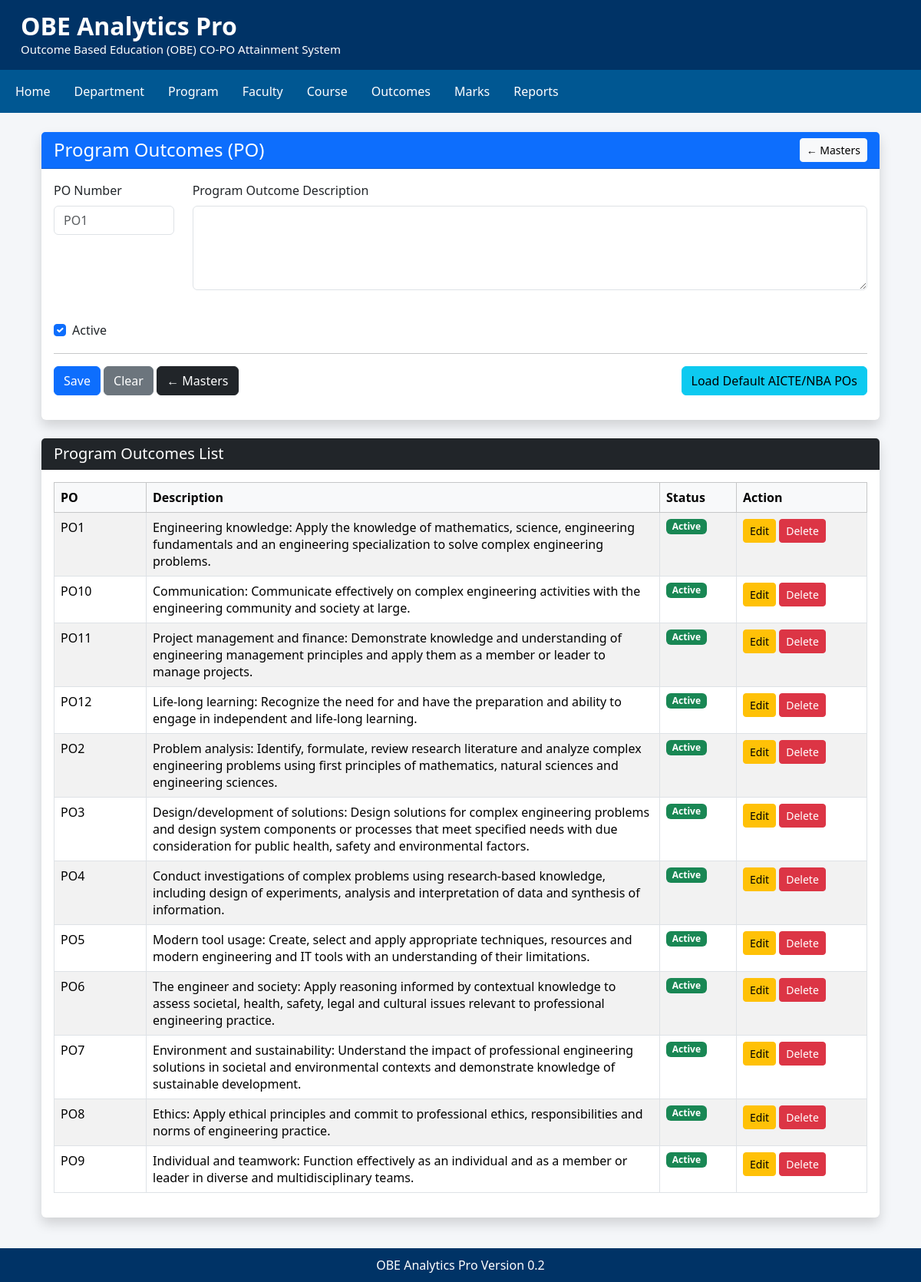
The app's page /po with its own data.
### tables this page shows
CREATE TABLE ProgramOutcome (
            id INTEGER PRIMARY KEY AUTOINCREMENT,
            po_code TEXT NOT NULL,
            po_description TEXT NOT NULL,
            department_id INTEGER NOT NULL,
            is_active INTEGER DEFAULT 1,
            created_on TIMESTAMP DEFAULT CURRENT_TIMESTAMP,
            updated_on TIMESTAMP,
            FOREIGN KEY(department_id) REFERENCES Department(id)
        );

### modules/po.py (the view)
@router.get("/po")
def po(request: Request):
    pos = get_all_pos()
    departments = get_all_departments()
    return templates.TemplateResponse(
        request=request,
        name="po.html",
        context={
            "title": "Program Outcomes",
            "pos": pos,
            "departments": departments,
            "po": None
        }
    )

### templates/po.html
{% extends "base.html" %}
{% block content %}
<div class="container mt-4">
    <div class="card shadow">
        <div class="card-header bg-primary text-white d-flex justify-content-between align-items-center">
            <h4 class="mb-0">
                Program Outcomes (PO)
            </h4>
            <a href="/masters" class="btn btn-light btn-sm">
                ← Masters
            </a>
        </div>
        <div class="card-body">
            {% if po %}
            <form method="post" action="/po/update/{{ po.id }}">
            {% else %}
            <form method="post" action="/po/save">
            {% endif %}
                <div class="row">
                    <div class="col-md-2 mb-3">
                        <label class="form-label">
                            PO Number
                        </label>
                        <input
                            type="text"
                            name="po_code"
                            class="form-control"
                            placeholder="PO1"
                            required
                            value="{{ po.po_code if po else '' }}">
                    </div>
                    <div class="col-md-10 mb-3">
                        <label class="form-label">
                            Program Outcome Description
                        </label>
                        <textarea
                            name="po_description"
                            class="form-control"
                            rows="4"
                            required>{{ po.po_description if po else '' }}</textarea>
                    </div>
                </div>
                <div class="row">
                    <div class="col-md-3">
                        <div class="form-check mt-4">
                            <input
                                class="form-check-input"
                                type="checkbox"
                                name="is_active"
                                value="1"
                                {% if not po or po.is_active %}checked{% endif %}>
                            <label class="form-check-label">
                                Active
                            </label>
                        </div>
                    </div>
                </div>
                <hr>
                {% if po %}
                <button
                    type="submit"
                    class="btn btn-success">
                    Update
                </button>
                {% else %}
                <button
                    type="submit"
                    class="btn btn-primary">
                    Save
                </button>
                {% endif %}
                <a
                    href="/po"
                    class="btn btn-secondary">
                    Clear
                </a>
                <a
                    href="/masters"
                    class="btn btn-dark">
                    ← Masters
                </a>
                <a
                    href="/po/load-default/1"
                    class="btn btn-info float-end">
                    Load Default AICTE/NBA POs
                </a>
            </form>
        </div>
    </div>
    <br>
    <div class="card shadow">
        <div class="card-header bg-dark text-white">
            <h5 class="mb-0">
                Program Outcomes List
            </h5>
        </div>
        <div class="card-body">
            <table class="table table-bordered table-hover table-striped">
                <thead class="table-light">
                    <tr>
                        <th width="120">PO</th>
                        <th>Description</th>
                        <th width="100">Status</th>
                        <th width="170">Action</th>
                    </tr>
                </thead>
                <tbody>
                {% for row in pos %}
                                    <tr>
                        <td>
                            {{ row.po_code }}
                        </td>
                        <td>
                            {{ row.po_description }}
                        </td>
                        <td>
                            {% if row.is_active %}
                                <span class="badge bg-success">
                                    Active
                                </span>
                            {% else %}
                                <span class="badge bg-danger">
                                    Inactive
                                </span>
                            {% endif %}
                        </td>
                        <td>
                            <a
                                href="/po/edit/{{ row.id }}"
                                class="btn btn-warning btn-sm">
                                Edit
                            </a>
                            <a
                                href="/po/delete/{{ row.id }}"
                                class="btn btn-danger btn-sm"
                                onclick="return confirm('Delete this Program Outcome?')">
                                Delete
                            </a>
                        </td>
                    </tr>
                {% endfor %}
                </tbody>
            </table>
        </div>
    </div>
</div>
{% endblock %}

### templates/base.html (shortened to what this page needs)
<html lang="en">
<head>
    <link href="https://cdn.jsdelivr.net/npm/bootstrap@5.3.7/dist/css/bootstrap.min.css" rel="stylesheet">
</head>
<body>
<div class="header">
    <div class="container-fluid">
        <h2>OBE Analytics Pro</h2>
        <p>Outcome Based Education (OBE) CO-PO Attainment System</p>
    </div>
</div>
<nav class="navbar navbar-expand-lg">
<div class="container-fluid">
<ul class="navbar-nav">
<li class="nav-item">
<a class="nav-link" href="/">Home</a>
</li>
<li class="nav-item">
<a class="nav-link" href="/department">Department</a>
</li>
<li class="nav-item">
<a class="nav-link" href="#">Program</a>
</li>
<li class="nav-item">
<a class="nav-link" href="#">Faculty</a>
</li>
<li class="nav-item">
<a class="nav-link" href="#">Course</a>
</li>
<li class="nav-item">
<a class="nav-link" href="#">Outcomes</a>
</li>
<li class="nav-item">
<a class="nav-link" href="#">Marks</a>
</li>
<li class="nav-item">
<a class="nav-link" href="#">Reports</a>
</li>
</ul>
</div>
</nav>
<div class="container content">
{% block content %}
{% endblock %}
</div>
<footer>
OBE Analytics Pro Version 0.2
</footer>
</body>
</html>

### templates/base.html (style rules this page uses)
body { background:#f4f6f9; font-family:"Segoe UI",Tahoma,Verdana,sans-serif; }
.header { background:#003366; color:white; padding:15px; }
.header h2 { margin:0; font-weight:700; }
.header p { margin:0; font-size:15px; }
.navbar { background:#005792; }
.navbar .nav-link { color:white !important; font-weight:500; margin-right:15px; }
.content { margin-top:25px; margin-bottom:30px; }
.card { border:none; box-shadow:0 2px 8px rgba(0,0,0,.10); }
footer { background:#003366; color:white; text-align:center; padding:10px; margin-top:40px; }

### records on screen
ProgramOutcome: po_code "PO1", po_description "Engineering knowledge: Apply the knowledge of mathematics, science, engineering fundamentals and an engineering specialization to solve complex engineering problems.", is_active "Active"
ProgramOutcome: po_code "PO10", po_description "Communication: Communicate effectively on complex engineering activities with the engineering community and society at large.", is_active "Active"
ProgramOutcome: po_code "PO11", po_description "Project management and finance: Demonstrate knowledge and understanding of engineering management principles and apply them as a member or leader to manage projects.", is_active "Active"
ProgramOutcome: po_code "PO12", po_description "Life-long learning: Recognize the need for and have the preparation and ability to engage in independent and life-long learning.", is_active "Active"
ProgramOutcome: po_code "PO2", po_description "Problem analysis: Identify, formulate, review research literature and analyze complex engineering problems using first principles of mathematics, natural sciences and engineering sciences.", is_active "Active"
ProgramOutcome: po_code "PO3", po_description "Design/development of solutions: Design solutions for complex engineering problems and design system components or processes that meet specified needs with due consideration for public health, safety and environmental factors.", is_active "Active"
ProgramOutcome: po_code "PO4", po_description "Conduct investigations of complex problems using research-based knowledge, including design of experiments, analysis and interpretation of data and synthesis of information.", is_active "Active"
ProgramOutcome: po_code "PO5", po_description "Modern tool usage: Create, select and apply appropriate techniques, resources and modern engineering and IT tools with an understanding of their limitations.", is_active "Active"
ProgramOutcome: po_code "PO6", po_description "The engineer and society: Apply reasoning informed by contextual knowledge to assess societal, health, safety, legal and cultural issues relevant to professional engineering practice.", is_active "Active"
ProgramOutcome: po_code "PO7", po_description "Environment and sustainability: Understand the impact of professional engineering solutions in societal and environmental contexts and demonstrate knowledge of sustainable development.", is_active "Active"
ProgramOutcome: po_code "PO8", po_description "Ethics: Apply ethical principles and commit to professional ethics, responsibilities and norms of engineering practice.", is_active "Active"
ProgramOutcome: po_code "PO9", po_description "Individual and teamwork: Function effectively as an individual and as a member or leader in diverse and multidisciplinary teams.", is_active "Active"
